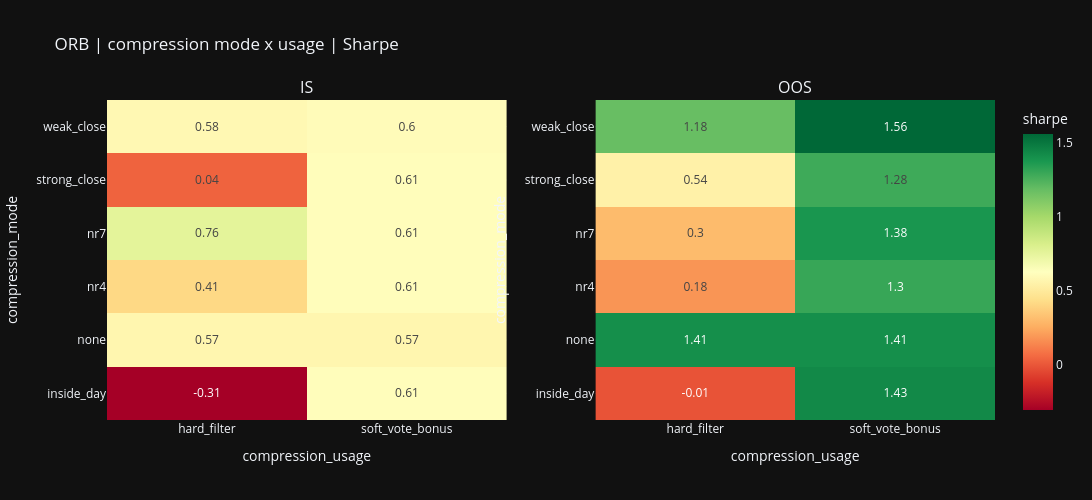
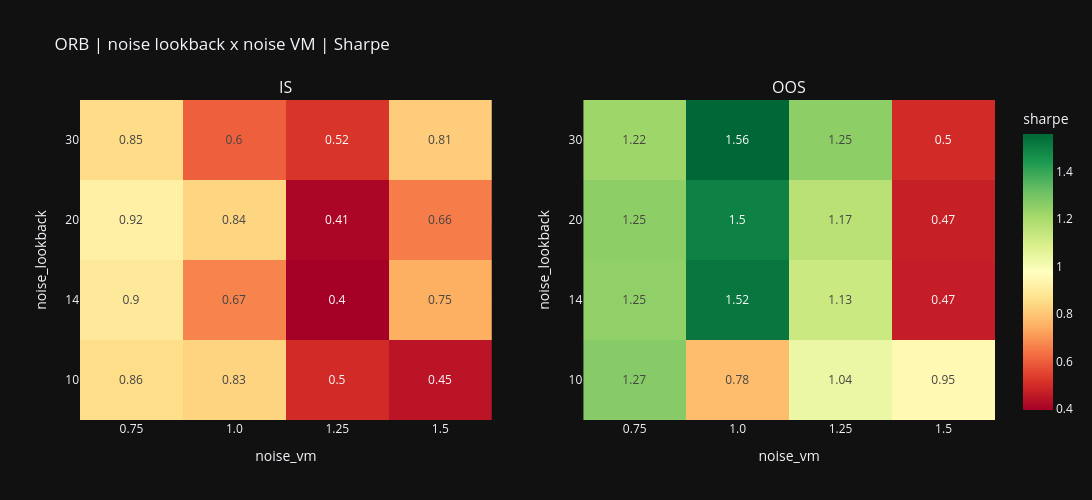
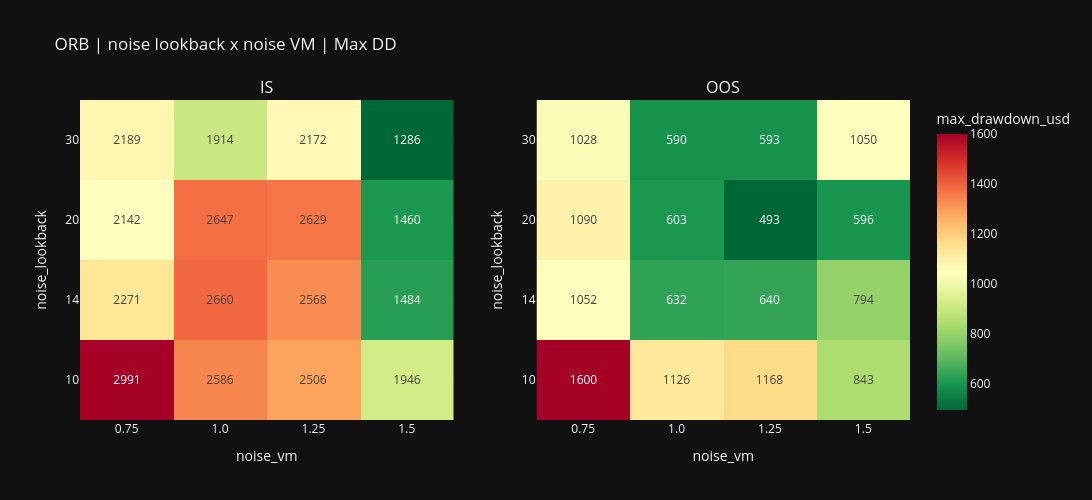

Notebook cell for these charts, in order:
### Code cell
display(Markdown("## 4. Heatmaps IS/OOS - Overlays, dynamique et ensemble"))

compression_rows = []
counter = 4_000
for compression_mode in ORB_COMPRESSION_MODE_GRID:
    for compression_usage in ORB_COMPRESSION_USAGE_GRID:
        counter += 1
        exp = make_orb_experiment(
            compression=make_orb_compression(mode=str(compression_mode), usage=str(compression_usage)),
            name=f"comp_{compression_mode}_{compression_usage}",
        )
        (row, _), _ = evaluate_orb_experiment_local(exp, keep_details=False, bootstrap_paths=ORB_GRID_BOOTSTRAP_PATHS, random_seed=100 + counter, max_leverage=ORB_MAX_LEVERAGE)
        compression_rows.extend(row_to_scope_records(row, {"compression_mode": str(compression_mode), "compression_usage": str(compression_usage)}))
orb_compression_grid = pd.DataFrame(compression_rows)
plot_is_oos_heatmaps(orb_compression_grid, "compression_usage", "compression_mode", "sharpe", "ORB | compression mode x usage | Sharpe")

noise_rows = []
counter = 5_000
for lookback in ORB_NOISE_LOOKBACK_GRID:
    for vm in ORB_NOISE_VM_GRID:
        counter += 1
        exp = make_orb_experiment(
            dynamic=make_orb_dynamic(mode="noise_area_gate", noise_lookback=int(lookback), noise_vm=float(vm), threshold_style="max_or_high_noise"),
            name=f"noise_l{lookback}_vm{vm}",
        )
        (row, _), _ = evaluate_orb_experiment_local(exp, keep_details=False, bootstrap_paths=ORB_GRID_BOOTSTRAP_PATHS, random_seed=100 + counter, max_leverage=ORB_MAX_LEVERAGE)
        noise_rows.extend(row_to_scope_records(row, {"noise_lookback": int(lookback), "noise_vm": float(vm)}))
orb_noise_grid = pd.DataFrame(noise_rows)
plot_is_oos_heatmaps(orb_noise_grid, "noise_vm", "noise_lookback", "sharpe", "ORB | noise lookback x noise VM | Sharpe")
plot_is_oos_heatmaps(orb_noise_grid, "noise_vm", "noise_lookback", "max_drawdown_usd", "ORB | noise lookback x noise VM | Max DD", text_auto=".0f", color_continuous_scale="RdYlGn_r")

ensemble_rows = []
counter = 6_000
for atr_window in ORB_ATR_WINDOW_GRID:
    for vote_threshold in ORB_VOTE_THRESHOLD_GRID:
        counter += 1
        exp = make_orb_experiment(
            ensemble=make_orb_ensemble(atr_window=int(atr_window), vote_threshold=float(vote_threshold)),
            name=f"atr{atr_window}_vote{vote_threshold}",
        )
        (row, _), _ = evaluate_orb_experiment_local(exp, keep_details=False, bootstrap_paths=ORB_GRID_BOOTSTRAP_PATHS, random_seed=100 + counter, max_leverage=ORB_MAX_LEVERAGE)
        ensemble_rows.extend(row_to_scope_records(row, {"atr_window": int(atr_window), "vote_threshold": float(vote_threshold)}))
orb_ensemble_grid = pd.DataFrame(ensemble_rows)
plot_is_oos_heatmaps(orb_ensemble_grid, "vote_threshold", "atr_window", "sharpe", "ORB | ATR window x vote threshold | Sharpe")

quantile_rows = []
counter = 7_000
for q_lows, q_highs in ORB_QUANTILE_SET_GRID:
    counter += 1
    label = f"low{list(q_lows)}_high{list(q_highs)}"
    exp = make_orb_experiment(
        ensemble=make_orb_ensemble(q_lows_pct=tuple(q_lows), q_highs_pct=tuple(q_highs)),
        name=f"quantiles_{counter}",
    )
    (row, _), _ = evaluate_orb_experiment_local(exp, keep_details=False, bootstrap_paths=ORB_GRID_BOOTSTRAP_PATHS, random_seed=100 + counter, max_leverage=ORB_MAX_LEVERAGE)
    quantile_rows.extend(row_to_scope_records(row, {"quantile_set": label}))
orb_quantile_grid = pd.DataFrame(quantile_rows)
plot_scope_heatmap(orb_quantile_grid, "quantile_set", "sharpe", "ORB | quantile-set alternatives | Sharpe")

dynamic_family_rows = []
counter = 8_000
for mode in ORB_DYNAMIC_MODE_GRID:
    counter += 1
    if mode == "noise_area_gate":
        dynamic_cfg = make_orb_dynamic(mode=mode, noise_lookback=ORB_NOISE_LOOKBACK, noise_vm=ORB_NOISE_VM, threshold_style="max_or_high_noise")
    elif mode == "atr_threshold_gate":
        dynamic_cfg = make_orb_dynamic(mode=mode, atr_k=0.5)
    elif mode == "close_confirmation_gate":
        dynamic_cfg = make_orb_dynamic(mode=mode, confirm_bars=1)
    else:
        dynamic_cfg = make_orb_dynamic(mode=mode)
    exp = make_orb_experiment(dynamic=dynamic_cfg, name=f"dynamic_{mode}")
    (row, _), _ = evaluate_orb_experiment_local(exp, keep_details=False, bootstrap_paths=ORB_GRID_BOOTSTRAP_PATHS, random_seed=100 + counter, max_leverage=ORB_MAX_LEVERAGE)
    dynamic_family_rows.extend(row_to_scope_records(row, {"dynamic_mode": str(mode)}))
orb_dynamic_family_grid = pd.DataFrame(dynamic_family_rows)
plot_scope_heatmap(orb_dynamic_family_grid, "dynamic_mode", "sharpe", "ORB | dynamic mode family | Sharpe")

atrk_rows = []
counter = 9_000
for atr_k in ORB_ATR_K_GRID:
    counter += 1
    exp = make_orb_experiment(
        dynamic=make_orb_dynamic(mode="atr_threshold_gate", atr_k=float(atr_k)),
        name=f"atrk_{atr_k}",
    )
    (row, _), _ = evaluate_orb_experiment_local(exp, keep_details=False, bootstrap_paths=ORB_GRID_BOOTSTRAP_PATHS, random_seed=100 + counter, max_leverage=ORB_MAX_LEVERAGE)
    atrk_rows.extend(row_to_scope_records(row, {"atr_k": float(atr_k)}))
orb_atrk_grid = pd.DataFrame(atrk_rows)
plot_scope_heatmap(orb_atrk_grid, "atr_k", "sharpe", "ORB | ATR threshold gate | Sharpe")

confirm_rows = []
counter = 10_000
for confirm_bars in ORB_CONFIRM_BARS_GRID:
    counter += 1
    exp = make_orb_experiment(
        dynamic=make_orb_dynamic(mode="close_confirmation_gate", confirm_bars=int(confirm_bars)),
        name=f"confirm_{confirm_bars}",
    )
    (row, _), _ = evaluate_orb_experiment_local(exp, keep_details=False, bootstrap_paths=ORB_GRID_BOOTSTRAP_PATHS, random_seed=100 + counter, max_leverage=ORB_MAX_LEVERAGE)
    confirm_rows.extend(row_to_scope_records(row, {"confirm_bars": int(confirm_bars)}))
orb_confirm_grid = pd.DataFrame(confirm_rows)
plot_scope_heatmap(orb_confirm_grid, "confirm_bars", "sharpe", "ORB | close confirmation bars | Sharpe")

### Figure 1 — Plotly figure (JSON) as saved in the notebook; plotly's stock layout.template omitted (floating-point values rounded to 4 significant figures)
{"data": [{"colorscale": [[0.0, "rgb(165,0,38)"], [0.1, "rgb(215,48,39)"], [0.2, "rgb(244,109,67)"], [0.3, "rgb(253,174,97)"], [0.4, "rgb(254,224,139)"], [0.5, "rgb(255,255,191)"], [0.6, "rgb(217,239,139)"], [0.7, "rgb(166,217,106)"], [0.8, "rgb(102,189,99)"], [0.9, "rgb(26,152,80)"], [1.0, "rgb(0,104,55)"]], "showscale": false, "text": [[-0.31, 0.61], [0.57, 0.57], [0.41, 0.61], [0.76, 0.61], [0.04, 0.61], [0.58, 0.6]], "texttemplate": "%{text}", "type": "heatmap", "x": ["hard_filter", "soft_vote_bonus"], "xaxis": "x", "y": ["inside_day", "none", "nr4", "nr7", "strong_close", "weak_close"], "yaxis": "y", "z": [[-0.3056, 0.6141], [0.57, 0.57], [0.4142, 0.6141], [0.7591, 0.6141], [0.0356, 0.6141], [0.5818, 0.6037]], "zmax": 1.559, "zmin": -0.3056}, {"colorbar": {"title": {"text": "sharpe"}}, "colorscale": [[0.0, "rgb(165,0,38)"], [0.1, "rgb(215,48,39)"], [0.2, "rgb(244,109,67)"], [0.3, "rgb(253,174,97)"], [0.4, "rgb(254,224,139)"], [0.5, "rgb(255,255,191)"], [0.6, "rgb(217,239,139)"], [0.7, "rgb(166,217,106)"], [0.8, "rgb(102,189,99)"], [0.9, "rgb(26,152,80)"], [1.0, "rgb(0,104,55)"]], "showscale": true, "text": [[-0.01, 1.43], [1.41, 1.41], [0.18, 1.3], [0.3, 1.38], [0.54, 1.28], [1.18, 1.56]], "texttemplate": "%{text}", "type": "heatmap", "x": ["hard_filter", "soft_vote_bonus"], "xaxis": "x2", "y": ["inside_day", "none", "nr4", "nr7", "strong_close", "weak_close"], "yaxis": "y2", "z": [[-0.01137, 1.43], [1.407, 1.407], [0.1809, 1.302], [0.3034, 1.38], [0.5434, 1.283], [1.181, 1.559]], "zmax": 1.559, "zmin": -0.3056}], "layout": {"annotations": [{"font": {"size": 16}, "showarrow": false, "text": "IS", "x": 0.225, "xanchor": "center", "xref": "paper", "y": 1.0, "yanchor": "bottom", "yref": "paper"}, {"font": {"size": 16}, "showarrow": false, "text": "OOS", "x": 0.775, "xanchor": "center", "xref": "paper", "y": 1.0, "yanchor": "bottom", "yref": "paper"}], "height": 500, "title": {"text": "ORB | compression mode x usage | Sharpe"}, "width": 1350, "xaxis": {"anchor": "y", "domain": [0.0, 0.45], "title": {"text": "compression_usage"}}, "xaxis2": {"anchor": "y2", "domain": [0.55, 1.0], "title": {"text": "compression_usage"}}, "yaxis": {"anchor": "x", "domain": [0.0, 1.0], "title": {"text": "compression_mode"}}, "yaxis2": {"anchor": "x2", "domain": [0.0, 1.0], "title": {"text": "compression_mode"}}}}

### Figure 2 — Plotly figure (JSON) as saved in the notebook; plotly's stock layout.template omitted (floating-point values rounded to 4 significant figures)
{"data": [{"colorscale": [[0.0, "rgb(165,0,38)"], [0.1, "rgb(215,48,39)"], [0.2, "rgb(244,109,67)"], [0.3, "rgb(253,174,97)"], [0.4, "rgb(254,224,139)"], [0.5, "rgb(255,255,191)"], [0.6, "rgb(217,239,139)"], [0.7, "rgb(166,217,106)"], [0.8, "rgb(102,189,99)"], [0.9, "rgb(26,152,80)"], [1.0, "rgb(0,104,55)"]], "showscale": false, "text": [[0.86, 0.83, 0.5, 0.45], [0.9, 0.67, 0.4, 0.75], [0.92, 0.84, 0.41, 0.66], [0.85, 0.6, 0.52, 0.81]], "texttemplate": "%{text}", "type": "heatmap", "x": ["0.75", "1.0", "1.25", "1.5"], "xaxis": "x", "y": ["10", "14", "20", "30"], "yaxis": "y", "z": [[0.8559, 0.8326, 0.4984, 0.445], [0.8963, 0.6677, 0.3957, 0.7486], [0.9215, 0.8366, 0.4109, 0.6567], [0.852, 0.6037, 0.5195, 0.8149]], "zmax": 1.559, "zmin": 0.3957}, {"colorbar": {"title": {"text": "sharpe"}}, "colorscale": [[0.0, "rgb(165,0,38)"], [0.1, "rgb(215,48,39)"], [0.2, "rgb(244,109,67)"], [0.3, "rgb(253,174,97)"], [0.4, "rgb(254,224,139)"], [0.5, "rgb(255,255,191)"], [0.6, "rgb(217,239,139)"], [0.7, "rgb(166,217,106)"], [0.8, "rgb(102,189,99)"], [0.9, "rgb(26,152,80)"], [1.0, "rgb(0,104,55)"]], "showscale": true, "text": [[1.27, 0.78, 1.04, 0.95], [1.25, 1.52, 1.13, 0.47], [1.25, 1.5, 1.17, 0.47], [1.22, 1.56, 1.25, 0.5]], "texttemplate": "%{text}", "type": "heatmap", "x": ["0.75", "1.0", "1.25", "1.5"], "xaxis": "x2", "y": ["10", "14", "20", "30"], "yaxis": "y2", "z": [[1.267, 0.7786, 1.036, 0.953], [1.249, 1.524, 1.128, 0.467], [1.254, 1.498, 1.167, 0.4731], [1.223, 1.559, 1.255, 0.5]], "zmax": 1.559, "zmin": 0.3957}], "layout": {"annotations": [{"font": {"size": 16}, "showarrow": false, "text": "IS", "x": 0.225, "xanchor": "center", "xref": "paper", "y": 1.0, "yanchor": "bottom", "yref": "paper"}, {"font": {"size": 16}, "showarrow": false, "text": "OOS", "x": 0.775, "xanchor": "center", "xref": "paper", "y": 1.0, "yanchor": "bottom", "yref": "paper"}], "height": 500, "title": {"text": "ORB | noise lookback x noise VM | Sharpe"}, "width": 1350, "xaxis": {"anchor": "y", "domain": [0.0, 0.45], "title": {"text": "noise_vm"}}, "xaxis2": {"anchor": "y2", "domain": [0.55, 1.0], "title": {"text": "noise_vm"}}, "yaxis": {"anchor": "x", "domain": [0.0, 1.0], "title": {"text": "noise_lookback"}}, "yaxis2": {"anchor": "x2", "domain": [0.0, 1.0], "title": {"text": "noise_lookback"}}}}

### Figure 3 — Plotly figure (JSON) as saved in the notebook; plotly's stock layout.template omitted (floating-point values rounded to 4 significant figures)
{"data": [{"colorscale": [[0.0, "rgb(0,104,55)"], [0.1, "rgb(26,152,80)"], [0.2, "rgb(102,189,99)"], [0.3, "rgb(166,217,106)"], [0.4, "rgb(217,239,139)"], [0.5, "rgb(255,255,191)"], [0.6, "rgb(254,224,139)"], [0.7, "rgb(253,174,97)"], [0.8, "rgb(244,109,67)"], [0.9, "rgb(215,48,39)"], [1.0, "rgb(165,0,38)"]], "showscale": false, "text": [[2991.0, 2586.0, 2506.0, 1946.0], [2271.0, 2660.0, 2568.0, 1484.0], [2142.0, 2647.0, 2629.0, 1460.0], [2189.0, 1914.0, 2172.0, 1286.0]], "texttemplate": "%{text}", "type": "heatmap", "x": ["0.75", "1.0", "1.25", "1.5"], "xaxis": "x", "y": ["10", "14", "20", "30"], "yaxis": "y", "z": [[2991.0, 2586.0, 2506.0, 1946.0], [2271.0, 2660.0, 2568.0, 1484.0], [2142.0, 2647.0, 2629.0, 1460.0], [2189.0, 1914.0, 2172.0, 1286.0]]}, {"colorbar": {"title": {"text": "max_drawdown_usd"}}, "colorscale": [[0.0, "rgb(0,104,55)"], [0.1, "rgb(26,152,80)"], [0.2, "rgb(102,189,99)"], [0.3, "rgb(166,217,106)"], [0.4, "rgb(217,239,139)"], [0.5, "rgb(255,255,191)"], [0.6, "rgb(254,224,139)"], [0.7, "rgb(253,174,97)"], [0.8, "rgb(244,109,67)"], [0.9, "rgb(215,48,39)"], [1.0, "rgb(165,0,38)"]], "showscale": true, "text": [[1600.0, 1126.0, 1168.0, 843.0], [1052.0, 632.0, 640.0, 794.0], [1090.0, 603.0, 493.0, 596.0], [1028.0, 590.0, 593.0, 1050.0]], "texttemplate": "%{text}", "type": "heatmap", "x": ["0.75", "1.0", "1.25", "1.5"], "xaxis": "x2", "y": ["10", "14", "20", "30"], "yaxis": "y2", "z": [[1600.0, 1126.0, 1168.0, 843.0], [1052.0, 632.5, 640.0, 794.0], [1090.0, 603.0, 493.0, 596.0], [1028.0, 590.5, 593.0, 1050.0]]}], "layout": {"annotations": [{"font": {"size": 16}, "showarrow": false, "text": "IS", "x": 0.225, "xanchor": "center", "xref": "paper", "y": 1.0, "yanchor": "bottom", "yref": "paper"}, {"font": {"size": 16}, "showarrow": false, "text": "OOS", "x": 0.775, "xanchor": "center", "xref": "paper", "y": 1.0, "yanchor": "bottom", "yref": "paper"}], "height": 500, "title": {"text": "ORB | noise lookback x noise VM | Max DD"}, "width": 1350, "xaxis": {"anchor": "y", "domain": [0.0, 0.45], "title": {"text": "noise_vm"}}, "xaxis2": {"anchor": "y2", "domain": [0.55, 1.0], "title": {"text": "noise_vm"}}, "yaxis": {"anchor": "x", "domain": [0.0, 1.0], "title": {"text": "noise_lookback"}}, "yaxis2": {"anchor": "x2", "domain": [0.0, 1.0], "title": {"text": "noise_lookback"}}}}
